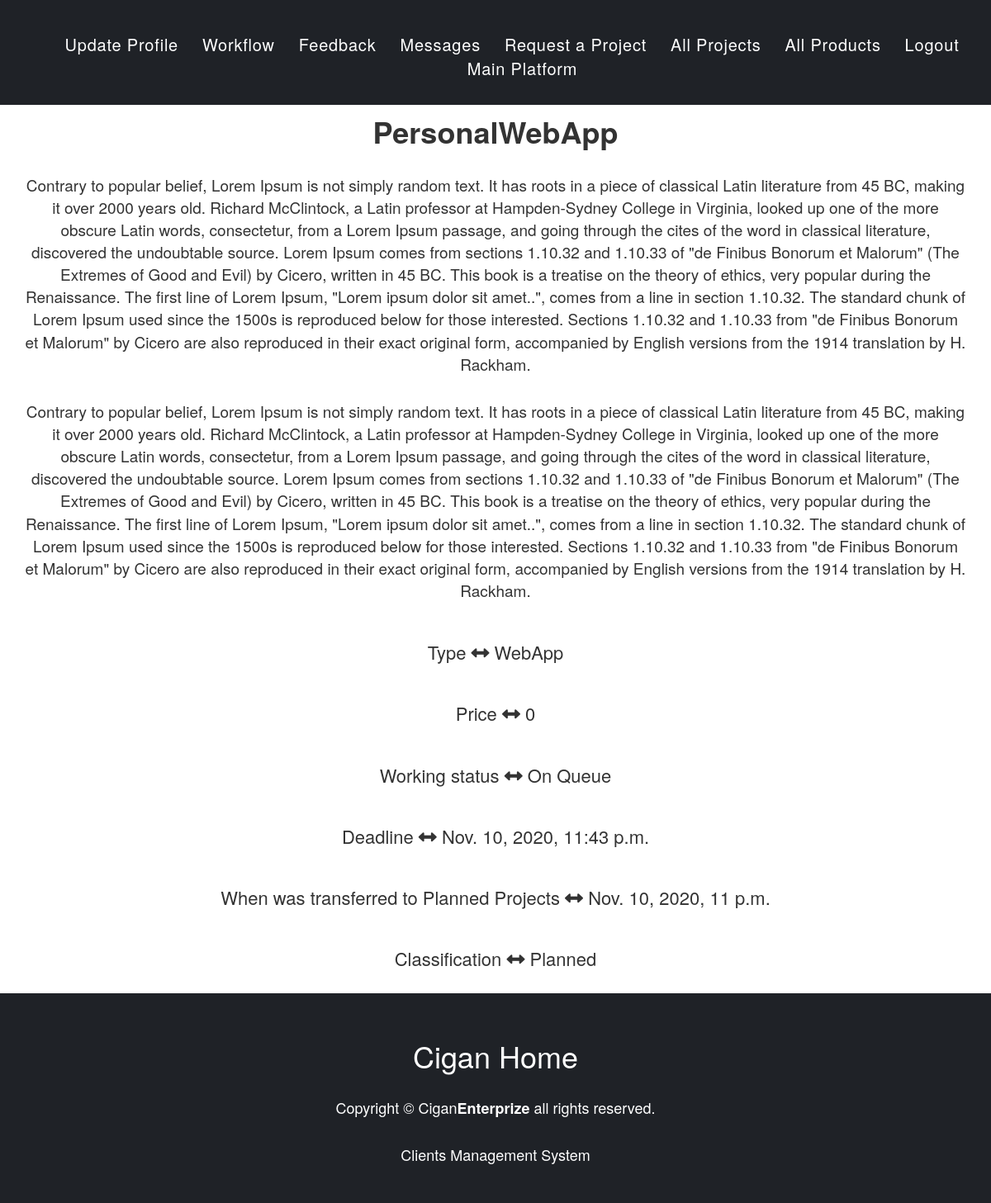
/business/planned-project-detail/personalwebapp-planned-cigan/ (signed in), run on the app's committed database.
### ProjectsManagement/models.py (models this page shows, shortened)
class PlannedProject(models.Model):
    id = models.AutoField(primary_key=True)
    user = models.ForeignKey(User, on_delete=models.CASCADE, name='user')
    project_name = models.CharField(max_length=100)
    project_description = models.TextField()
    list_of_functionalities = models.TextField()
    type = models.CharField(max_length=100, choices=TYPE_OF_APPS)
    price = models.IntegerField()
    working_status = models.CharField(max_length=100, choices=WORKING_STATUS, default="On Queue")
    deadline_for_production = models.DateTimeField(default=datetime.now, blank=True)
    date = models.DateTimeField(auto_now_add=True)
    project_classification = models.CharField(max_length=100, default='Planned')
    planned_project_slug = models.SlugField(max_length=200, unique=True, default='')
    class Meta:
        ordering = ['-date']

### ProjectsManagement/views.py (the view)
# urls.py: path('planned-project-detail/<slug:planned_project_slug>/', views.PlannedProjectDetail.as_view(),
class PlannedProjectDetail(LoginRequiredMixin, generic.DetailView):
    model = PlannedProject
    template_name = 'views/projects_detail/planned_project_detail.html'
    slug_field = 'planned_project_slug'
    slug_url_kwarg = 'planned_project_slug'

### ProjectsManagement/templates/views/projects_detail/planned_project_detail.html (shortened to what this page needs)
{% extends 'layouts/main_layout.html' %}
{% block head %}
    {% load static %}
    <link rel="stylesheet" type="text/css" href="{% static 'css/style_cms.css' %}">
    <link rel="stylesheet" type="text/css" href="{% static 'css/mobile_adjust_cms.css' %}">
{% endblock %}
{% block content %}
<div align="center">
    <nav>
        <div class="nav-container">
            <ul>
                <li><a href="{% url 'update_profile' %}">Update Profile</a></li>
                <li><a href="{% url 'index' %}">Workflow</a></li>
                <li><a href="{% url 'feedback_page' %}">Feedback</a></li>
                <li><a href="{% url 'client_messages' %}">Messages</a></li>
                <li><a href="{% url 'projects_request' %}">Request a Project</a></li>
                <li><a href="{% url 'projects_handler' %}">All Projects</a></li>
                <li><a href="{% url 'product_handler' %}">All Products</a></li>
                <li><a href="{% url 'logout' %}">Logout</a></li>
                <li><a href="/">Main Platform</a></li>
            </ul>
        </div>
    </nav>
</div>
<div>&nbsp;</div><div>&nbsp;</div><div>&nbsp;</div>
<div class="container-fluid" id="content">
        <div class="col-lg-12" align="left">
            <div class="content" align="center">
                <h1>{{ plannedproject.project_name }}</h1>
                <div>&nbsp;</div>
                <p>{{ plannedproject.project_description }}</p>
                <div>&nbsp;</div>
                <p>{{ plannedproject.list_of_functionalities }}</p>
                <div>&nbsp;</div>
                <h3>Type <i class="fas fa-arrows-alt-h"></i> {{ plannedproject.type }}</h3>
                <div>&nbsp;</div>
                <h3>Price <i class="fas fa-arrows-alt-h"></i> {{ plannedproject.price }}</h3>
                <div>&nbsp;</div>
                <h3>Working status <i class="fas fa-arrows-alt-h"></i> {{ plannedproject.working_status }}</h3>
                <div>&nbsp;</div>
                <h3>Deadline <i class="fas fa-arrows-alt-h"></i> {{ plannedproject.deadline_for_production }}</h3>
                <div>&nbsp;</div>
                <h3>When was transferred to Planned Projects <i class="fas fa-arrows-alt-h"></i> {{ plannedproject.date }}</h3>
                <div>&nbsp;</div>
                <h3>Classification <i class="fas fa-arrows-alt-h"></i> {{ plannedproject.project_classification }}</h3>
            </div>
        </div>
    </div>
    <div>&nbsp;</div>
    <div class="footer" align="center">
        <h1>{{ user.username }} Home</h1>
        <div>&nbsp;</div>
        <p>Copyright &copy; Cigan<b>Enterprize</b> all rights reserved.</p>
        <div>&nbsp;</div>
        <p>Clients Management System</p>
    </div>
{% endblock %}

### ClientsManagement/static/css/style_cms.css (style rules this page uses)
.content p { font-size: 19px; }
.content h3 { font-size: 22px; }
.content h1 { font-weight: bold; }
#content { margin-top: 5%; }
p { font-size: 18px; }
nav { padding: 20px; background: #1f2227; position: fixed; width: 100%; z-index: 1000; }
nav ul li { display: inline-block; }
nav ul li:not(:first-child) { margin-left: 25px; }
nav ul li a { display: inline-block; outline: none; color: #ffffff; font-size: 20px; text-decoration: none; letter-spacing: 0.04em; transition: all 500ms ease; }
.footer { background: #1f2227; color: #ffffff; padding: 3%; }

### data on the page
PlannedProject: project_name "PersonalWebApp", project_description "Contrary to popular belief, Lorem Ipsum is not simply random text. It has roots in a piece of classical Latin literature from 45 BC, making it over 2000 years old. Richard McClintock, a Latin professor at Hampden-Sydney College in Virginia, looked up one of the more obscure Latin words, consectetur, from a Lorem Ipsum passage, and going through the cites of the word in classical literature, discovered the undoubtable source. Lorem Ipsum comes from sections 1.10.32 and 1.10.33 of \"de Finibus Bonorum et Malorum\" (The Extremes of Good and Evil) by Cicero, written in 45 BC. This book is a treatise on the theory of ethics, very popular during the Renaissance. The first line of Lorem Ipsum,…", list_of_functionalities "Contrary to popular belief, Lorem Ipsum is not simply random text. It has roots in a piece of classical Latin literature from 45 BC, making it over 2000 years old. Richard McClintock, a Latin professor at Hampden-Sydney College in Virginia, looked up one of the more obscure Latin words, consectetur, from a Lorem Ipsum passage, and going through the cites of the word in classical literature, discovered the undoubtable source. Lorem Ipsum comes from sections 1.10.32 and 1.10.33 of \"de Finibus Bonorum et Malorum\" (The Extremes of Good and Evil) by Cicero, written in 45 BC. This book is a treatise on the theory of ethics, very popular during the Renaissance. The first line of Lorem Ipsum,…", type "WebApp", price "0", working_status "On Queue", deadline_for_production "Nov. 10, 2020, 11:43 p.m.", date "Nov. 10, 2020, 11 p.m.", project_classification "Planned"

### other printed values
{{ user.username }} "Cigan"
